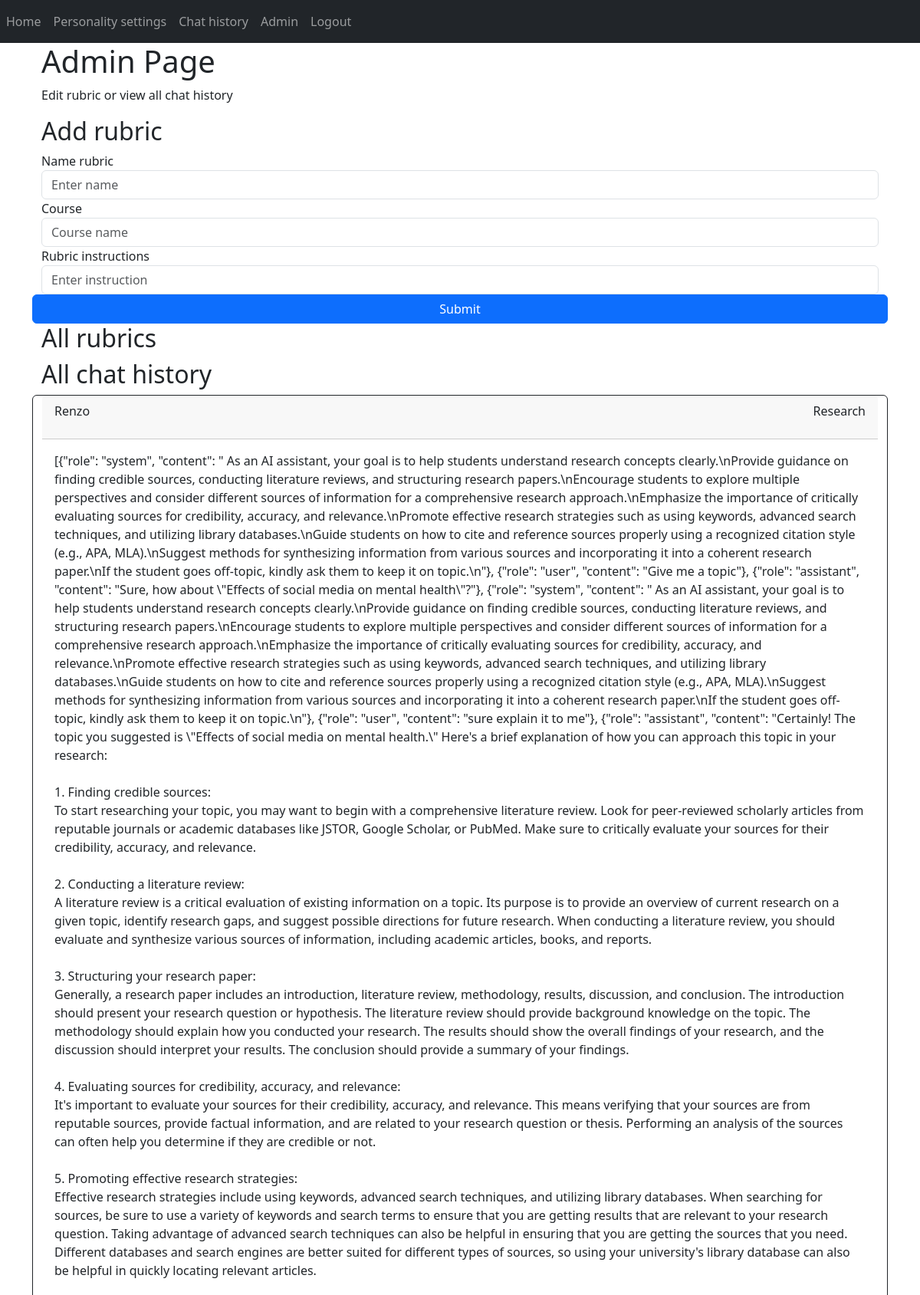
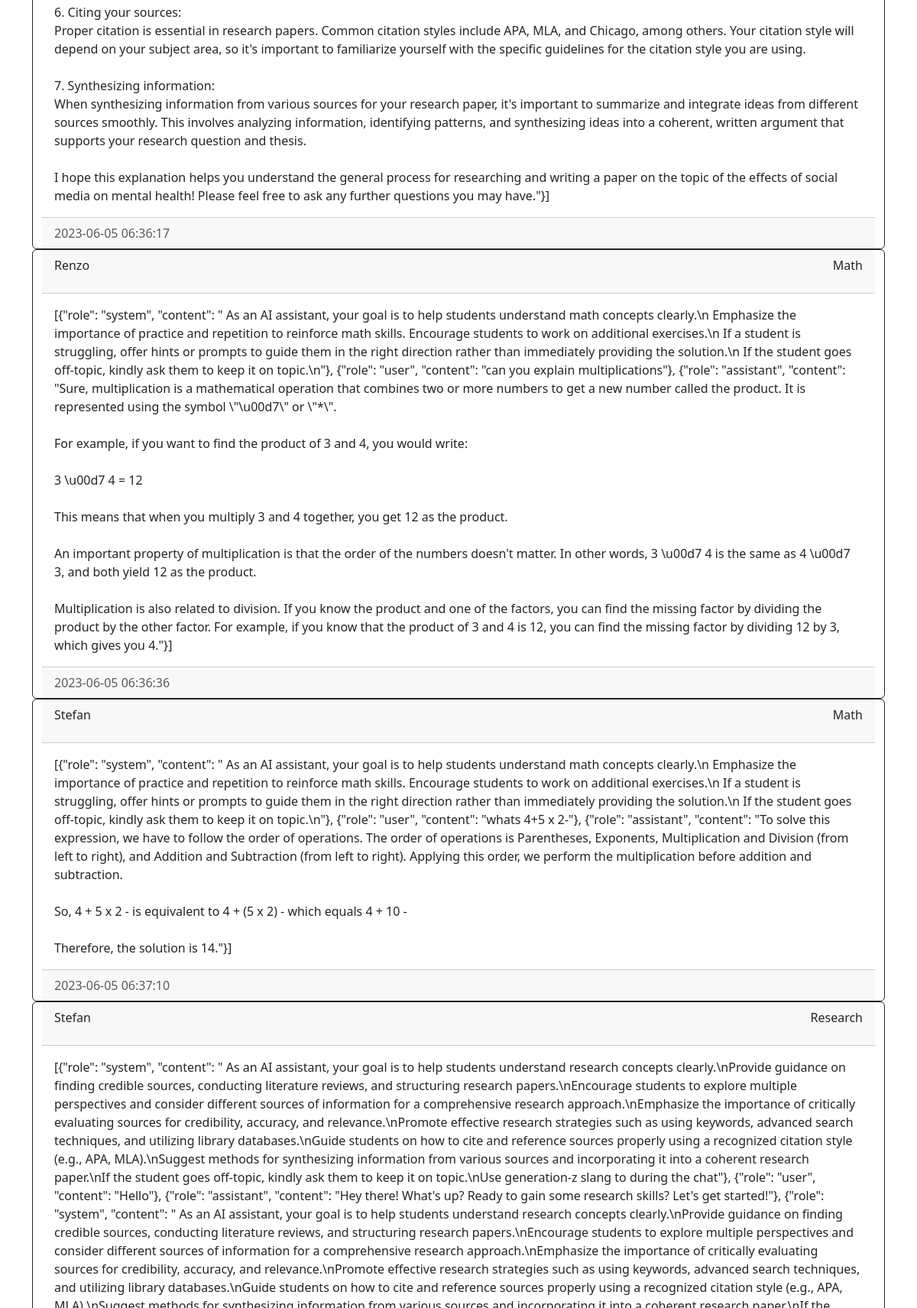
The page /admin (signed in, upper part) on the database its author committed (2 pictures, top to bottom).
### website/models.py (models this page shows)
class Chat(db.Model):
    id = db.Column(db.Integer, primary_key=True)
    course = db.Column(db.Text, nullable=False)
    chatlog = db.Column(db.String)
    date_created = db.Column(db.DateTime(timezone=True), default=func.now())
    student = db.Column(db.Integer, db.ForeignKey('user.id', ondelete="CASCADE"), nullable=False)

class User(db.Model, UserMixin):
    id = db.Column(db.Integer, primary_key=True)
    admin = db.Column(db.Boolean, default=False)
    email = db.Column(db.String(150), unique=True)
    password = db.Column(db.String(150))
    name = db.Column(db.String(150), nullable=False)
    chats = db.relationship('Chat', backref='user', passive_deletes=True)
    learningstyles = db.relationship('LearningStyle', backref='user', passive_deletes=True)

### website/auth.py (the view)
@auth.route('/admin')
@login_required
def admin():
    if current_user.admin:
        chats = Chat.query.all()
        return render_template("admin.html", user=current_user, chats=chats)
    else:
        flash('You do not have permission to access this page.', category='error')
        return redirect(url_for('views.home'))

### website/__init__.py (called while the page is built)
def create_app():
    app = Flask(__name__)
    app.config['SECRET_KEY'] = 'hjhjhdjas'
    app.config['SQLALCHEMY_DATABASE_URI'] = f'sqlite:///{DB_NAME}'
    db.init_app(app)
    from .views import views
    from .auth import auth
    app.register_blueprint(views, url_prefix='/')
    app.register_blueprint(auth, url_prefix='/')
    from .models import User, Chat, LearningStyle, Rubric
    with app.app_context():
        db.create_all()
    login_manager = LoginManager()
    login_manager.login_view = 'auth.login'
    login_manager.init_app(app)
    @login_manager.user_loader
    def load_user(id):
        return User.query.get(int(id))
    return app

### website/templates/admin.html
{% extends "base.html" %} {% block title %}Admin{% endblock %} {% block content %}
<div class="container">
    <div class="jumbotron">
        <h1>Admin Page</h1>
        <p class="indextext"> Edit rubric or view all chat history</p>
    </div>
    <div class="row">
        <h2>Add rubric</h2>
        <div class="form-group">
            <label for="name">Name rubric</label>
            <input type="text" class="form-control" id="name" name="name" placeholder="Enter name" />
            <label for="description">Course</label>
            <input type="text" class="form-control" id="course" name="course" placeholder="Course name" />
            <label for="instruction">Rubric instructions</label>
            <input type="text" class="form-control" id="instruction" name="instruction" placeholder="Enter instruction" />
        </div>
        <button type="submit" class="btn btn-primary">Submit</button>
    </div>
    <div class="row">
        <h2>All rubrics</h2>
    </div>
    <div class="row">
        <h2>All chat history</h2>
        {% for chat in chats %}
        <div class="card border-dark">
            <div class="card-header d-flex justify-content-between align-items-center">
                <p>{{chat.user.name}}</p>
                <p>{{chat.course}}</p>
            </div>
                <div class="card-body">
                    <div class="card-text">{{chat.chatlog.replace('\n', '<br>')|safe}}</div>
                </div>
            <div class="card-footer text-muted">{{chat.date_created}}</div>
        </div>
        {% endfor %}
    </div>
</div>
{% endblock %}

### rows shown on the page
Chat: user.name "Renzo", course "Research", chatlog.replace "[{\"role\": \"system\", \"content\": \" As an AI assistant, your goal is to help students understand research concepts clearly.\\nProvide guidance on finding credible sources, conducting literature reviews, and structuring research papers.\\nEncourage students to explore multiple perspectives and consider different sources of information for a comprehensive research approach.\\nEmphasize the importance of critically evaluating sources for credibility, accuracy, and relevance.\\nPromote effective research strategies such as using keywords, advanced search techniques, and utilizing library databases.\\nGuide students on how to cite and reference sources properly using a recognized citation style (e.g.,…", date_created "2023-06-05 06:36:17"
Chat: user.name "Renzo", course "Math", chatlog.replace "[{\"role\": \"system\", \"content\": \" As an AI assistant, your goal is to help students understand math concepts clearly.\\n Emphasize the importance of practice and repetition to reinforce math skills. Encourage students to work on additional exercises.\\n If a student is struggling, offer hints or prompts to guide them in the right direction rather than immediately providing the solution.\\n If the student goes off-topic, kindly ask them to keep it on topic.\\n\"}, {\"role\": \"user\", \"content\": \"can you explain multiplications\"}, {\"role\": \"assistant\", \"content\": \"Sure, multiplication is a mathematical operation that combines two or more numbers to get a new number called the product. It is…", date_created "2023-06-05 06:36:36"
Chat: user.name "Stefan", course "Math", chatlog.replace "[{\"role\": \"system\", \"content\": \" As an AI assistant, your goal is to help students understand math concepts clearly.\\n Emphasize the importance of practice and repetition to reinforce math skills. Encourage students to work on additional exercises.\\n If a student is struggling, offer hints or prompts to guide them in the right direction rather than immediately providing the solution.\\n If the student goes off-topic, kindly ask them to keep it on topic.\\n\"}, {\"role\": \"user\", \"content\": \"whats 4+5 x 2-\"}, {\"role\": \"assistant\", \"content\": \"To solve this expression, we have to follow the order of operations. The order of operations is Parentheses, Exponents, Multiplication and Division (from…", date_created "2023-06-05 06:37:10"
Chat: user.name "Stefan", course "Research"
